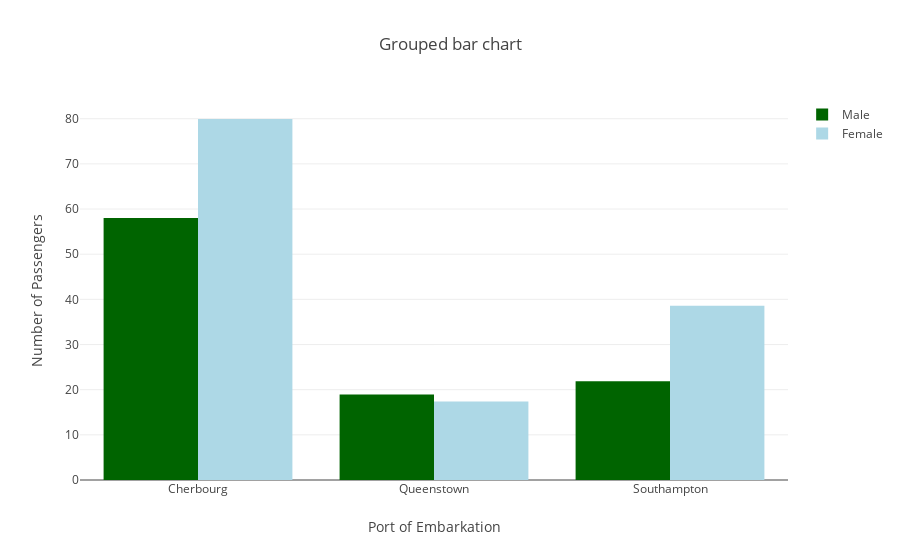

The cell this chart's notebook holds for it:
### Markdown cell above
Great link about multi-indexing:
https://www.somebits.com/~nelson/pandas-multiindex-slice-demo.html

### Code cell
# Let's display that with plotly.
mydata1 = go.Bar(
    x=results.loc['male'].index,
    y=results.loc['male']['Fare'],
    name='Male',
    marker=dict(color='darkgreen')
)
mydata2 = go.Bar(
    x=results.loc['female'].index,
    y=results.loc['female']['Fare'],
    name='Female',
    marker=dict(color='lightblue')
)

mylayout = go.Layout(
    title='Grouped bar chart',
    xaxis = dict(title = 'Port of Embarkation'), # x-axis label
    yaxis = dict(title = 'Number of Passengers'), # y-axis label
    
)
fig = go.Figure(data=[mydata1, mydata2], layout=mylayout)
iplot(fig)

### Figure 1 — Plotly figure (JSON) as saved in the notebook; plotly's stock layout.template omitted (floating-point values rounded to 4 significant figures)
{"data": [{"marker": {"color": "darkgreen"}, "name": "Male", "type": "bar", "x": ["Cherbourg", "Queenstown", "Southampton"], "y": [58.01, 18.94, 21.87]}, {"marker": {"color": "lightblue"}, "name": "Female", "type": "bar", "x": ["Cherbourg", "Queenstown", "Southampton"], "y": [79.94, 17.36, 38.57]}], "layout": {"title": "Grouped bar chart", "xaxis": {"title": "Port of Embarkation"}, "yaxis": {"title": "Number of Passengers"}}}
